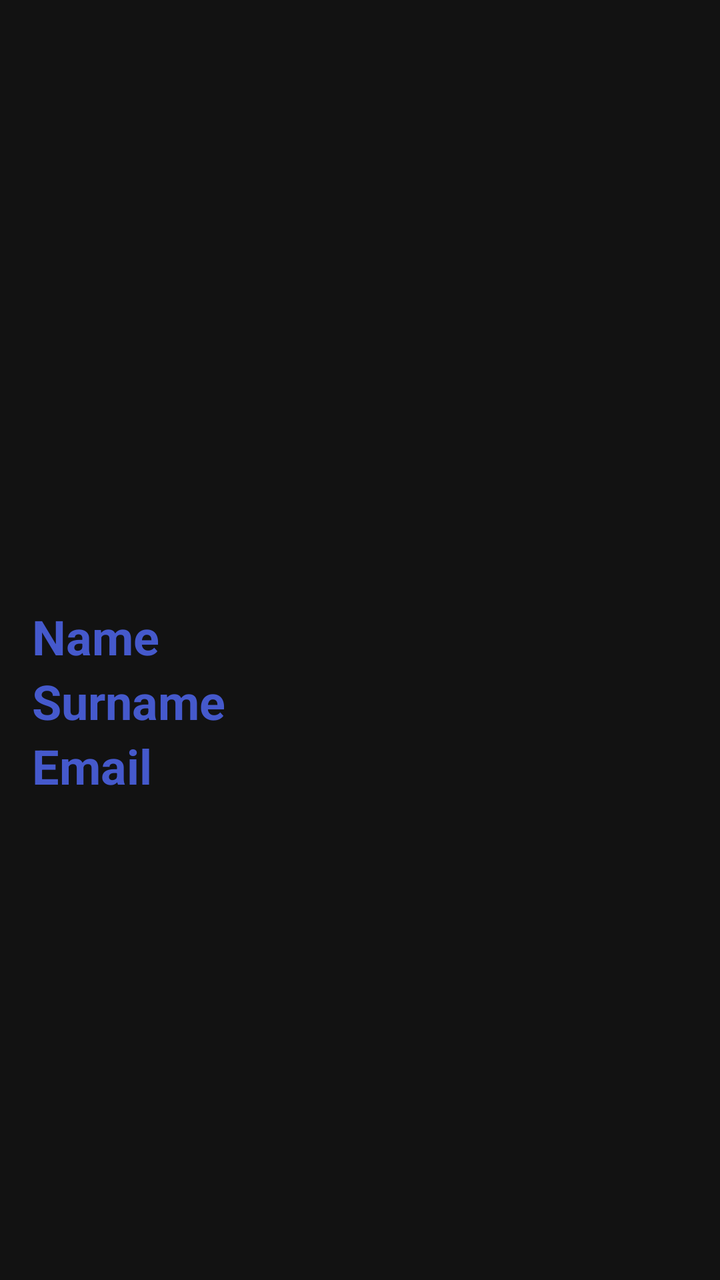
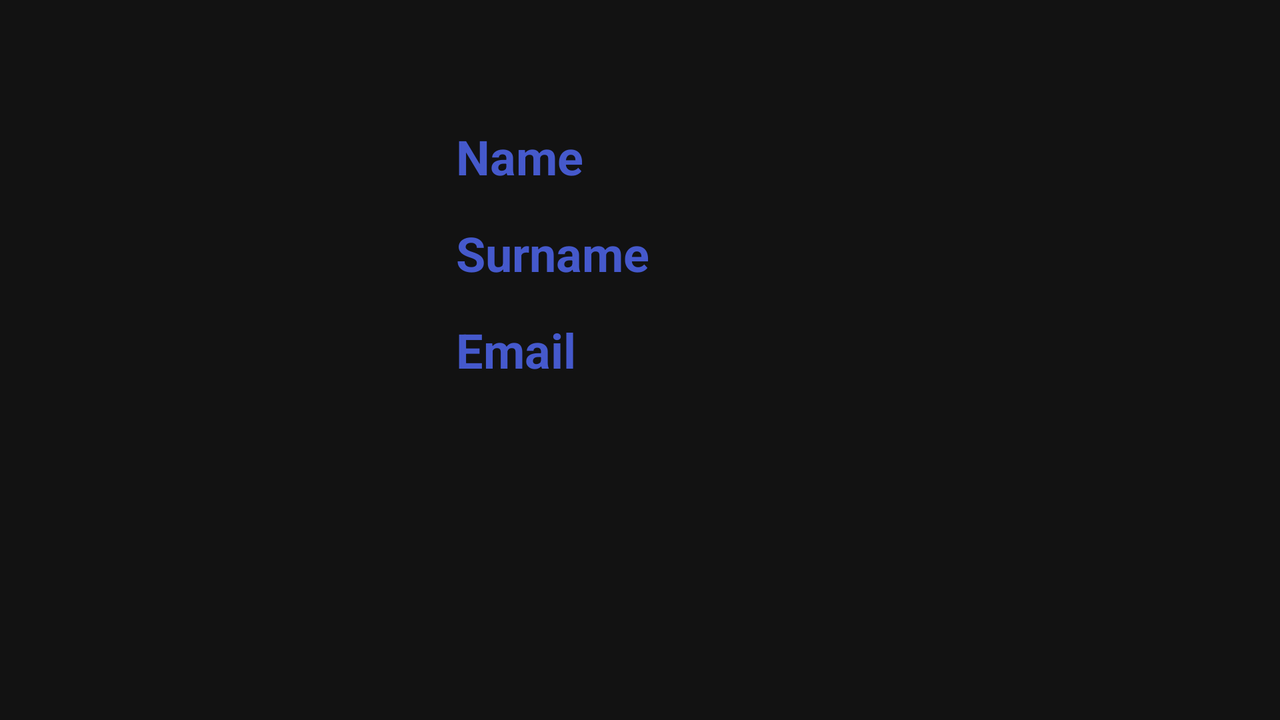

First picture: res/layout/ on a phone held upright. Second picture: the repository's own variant of that layout, on a device whose configuration matches the variant's folder. Source for both follows.
<!-- AndroidManifest.xml: application theme Theme.Rentateam_Testovoe -->
<!-- res/layout/user_info_fragment.xml -->
<?xml version="1.0" encoding="utf-8"?>
<FrameLayout xmlns:android="http://schemas.android.com/apk/res/android"
    xmlns:app="http://schemas.android.com/apk/res-auto"
    xmlns:tools="http://schemas.android.com/tools"
    android:layout_width="match_parent"
    android:layout_height="match_parent">

    <androidx.constraintlayout.widget.ConstraintLayout
        android:layout_width="match_parent"
        android:layout_height="match_parent"
        android:layout_margin="0dp"
        android:paddingBottom="0dp"
        app:layout_constraintTop_toTopOf="@+id/guideline5">

        <TextView
            android:id="@+id/textViewName"
            android:layout_width="wrap_content"
            android:layout_height="wrap_content"
            android:text="Name"
            android:textColor="@color/blue_base"
            android:textSize="24sp"
            android:textStyle="bold"
            app:layout_constraintStart_toStartOf="@+id/guideline3"
            app:layout_constraintTop_toTopOf="@+id/guideline4"
            tools:ignore="MissingConstraints" />

        <TextView
            android:id="@+id/textViewLastName"
            android:layout_width="wrap_content"
            android:layout_height="wrap_content"
            android:text="Surname"
            android:textColor="@color/blue_base"
            android:textSize="24sp"
            android:textStyle="bold"
            app:layout_constraintStart_toStartOf="@+id/guideline3"
            app:layout_constraintTop_toBottomOf="@+id/textViewName"
            tools:ignore="MissingConstraints" />

        <ImageView
            android:id="@+id/imageViewAvatar"
            android:layout_width="163dp"
            android:layout_height="208dp"
            app:layout_constraintBottom_toTopOf="@+id/guideline4"
            app:layout_constraintStart_toStartOf="@+id/guideline3"
            app:layout_constraintTop_toTopOf="@+id/guideline5" />

        <TextView
            android:id="@+id/textViewEmail"
            android:layout_width="wrap_content"
            android:layout_height="wrap_content"
            android:text="Email"
            android:textColor="@color/blue_base"
            android:textSize="24sp"
            android:textStyle="bold"
            app:layout_constraintStart_toStartOf="@+id/guideline3"
            app:layout_constraintTop_toBottomOf="@+id/textViewLastName" />

        <androidx.constraintlayout.widget.Guideline
            android:id="@+id/guideline3"
            android:layout_width="wrap_content"
            android:layout_height="wrap_content"
            android:orientation="vertical"
            app:layout_constraintGuide_begin="16dp" />

        <androidx.constraintlayout.widget.Guideline
            android:id="@+id/guideline4"
            android:layout_width="wrap_content"
            android:layout_height="wrap_content"
            android:orientation="horizontal"
            app:layout_constraintGuide_begin="302dp" />

        <androidx.constraintlayout.widget.Guideline
            android:id="@+id/guideline5"
            android:layout_width="0dp"
            android:layout_height="0dp"
            android:orientation="horizontal"
            app:layout_constraintGuide_begin="62dp" />


    </androidx.constraintlayout.widget.ConstraintLayout>
</FrameLayout>
<!-- resources referenced by this layout -->
<resources>
  <color name="blue_base">#4559CC</color>
  <style name="Theme.Rentateam_Testovoe" parent="Theme.MaterialComponents.NoActionBar">
          
          <item name="colorPrimary">@color/blue_base_medium</item>
          <item name="colorPrimaryVariant">@color/purple_700</item>
          <item name="colorOnPrimary">@color/white</item>
          
          <item name="colorSecondary">@color/teal_200</item>
          <item name="colorSecondaryVariant">@color/teal_700</item>
          <item name="colorOnSecondary">@color/black</item>
          
          <item name="android:statusBarColor" tools:targetApi="l">?attr/colorPrimaryVariant</item>
          
      </style>
  <color name="blue_base_medium">#8F9EEC</color>
  <color name="purple_700">#FF3700B3</color>
  <color name="white">#FFFFFFFF</color>
  <color name="teal_200">#FF03DAC5</color>
  <color name="teal_700">#FF018786</color>
  <color name="black">#FF000000</color>
</resources>
<!-- res/layout-land/user_info_fragment.xml (the repository's variant of the layout above) -->
<!-- drawn on the phone turned sideways -->
<?xml version="1.0" encoding="utf-8"?>
<FrameLayout xmlns:android="http://schemas.android.com/apk/res/android"
    xmlns:app="http://schemas.android.com/apk/res-auto"
    xmlns:tools="http://schemas.android.com/tools"
    android:layout_width="match_parent"
    android:layout_height="match_parent">

    <androidx.constraintlayout.widget.ConstraintLayout
        android:layout_width="match_parent"
        android:layout_height="match_parent"
        android:layout_margin="0dp"
        android:paddingBottom="0dp"
        app:layout_constraintTop_toTopOf="@+id/guideline5">

        <TextView
            android:id="@+id/textViewName"
            android:layout_width="wrap_content"
            android:layout_height="wrap_content"
            android:text="Name"
            android:textColor="@color/blue_base"
            android:textSize="24sp"
            android:textStyle="bold"
            app:layout_constraintStart_toStartOf="@+id/guideline3"
            app:layout_constraintTop_toTopOf="@+id/guideline5"
            tools:ignore="MissingConstraints" />

        <TextView
            android:id="@+id/textViewLastName"
            android:layout_width="wrap_content"
            android:layout_height="wrap_content"
            android:layout_marginTop="16dp"
            android:text="Surname"
            android:textColor="@color/blue_base"
            android:textSize="24sp"
            android:textStyle="bold"
            app:layout_constraintStart_toStartOf="@+id/guideline3"
            app:layout_constraintTop_toBottomOf="@+id/textViewName"
            tools:ignore="MissingConstraints" />

        <ImageView
            android:id="@+id/imageViewAvatar"
            android:layout_width="163dp"
            android:layout_height="208dp"
            android:layout_marginTop="4dp"
            app:layout_constraintEnd_toStartOf="@+id/guideline3"
            app:layout_constraintStart_toStartOf="parent"
            app:layout_constraintTop_toTopOf="@+id/guideline5" />

        <TextView
            android:id="@+id/textViewEmail"
            android:layout_width="wrap_content"
            android:layout_height="wrap_content"
            android:layout_marginTop="16dp"
            android:text="Email"
            android:textColor="@color/blue_base"
            android:textSize="24sp"
            android:textStyle="bold"
            app:layout_constraintStart_toStartOf="@+id/guideline3"
            app:layout_constraintTop_toBottomOf="@+id/textViewLastName" />

        <androidx.constraintlayout.widget.Guideline
            android:id="@+id/guideline3"
            android:layout_width="wrap_content"
            android:layout_height="wrap_content"
            android:orientation="vertical"
            app:layout_constraintGuide_begin="228dp" />

        <androidx.constraintlayout.widget.Guideline
            android:id="@+id/guideline5"
            android:layout_width="0dp"
            android:layout_height="0dp"
            android:orientation="horizontal"
            app:layout_constraintGuide_begin="62dp" />


    </androidx.constraintlayout.widget.ConstraintLayout>
</FrameLayout>
